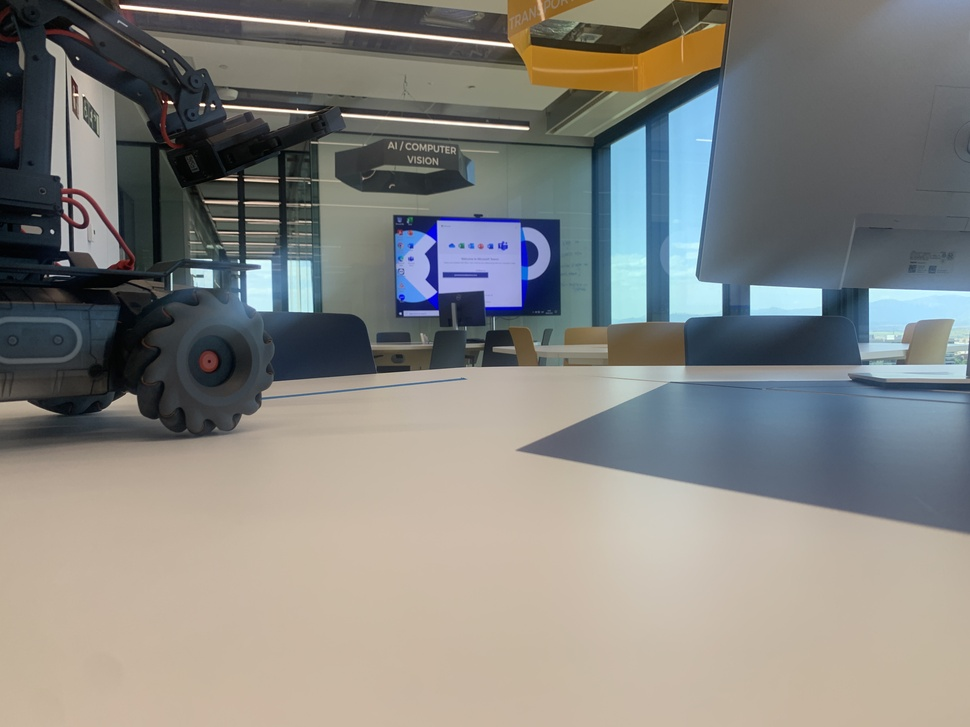
#> input picture assets/cup1.JPG, 970 x 727 px, shrunk from 4032 x 3024 before the run, found by its file name
$ python 'Homework V - threshold.py'
#> lines starting #> are read from the running program, lines starting #| are printed output that depends on the picture; after the words box and inside, x2 and y2 are one past the last pixel; in counts of white or black regions, pixels touching at a corner belong together
"""
Homework V - Session 11

Take a picture of a scene. Then, without moving the camera, put
a coffee cup in the scene and take a second picture. Load these
images and convert both to 8-bit grayscale images.
a. Take the absolute value of their difference. Display the result,
which should look like a noisy mask of a coffee mug.
b. Do a binary threshold of the resulting image using a level
that preserves most of the coffee mug but removes some of
the noise. Display the result. The “on” values should be set to
255.

Use your own pictures!!
"""

import cv2
import numpy as np

img_a = cv2.imread("./assets/cup1.jpg")
#> img_a is the input picture: shape (727, 970, 3); mean B, G, R 127.9, 132, 132.5
img_b = cv2.imread("./assets/cup2.jpg")
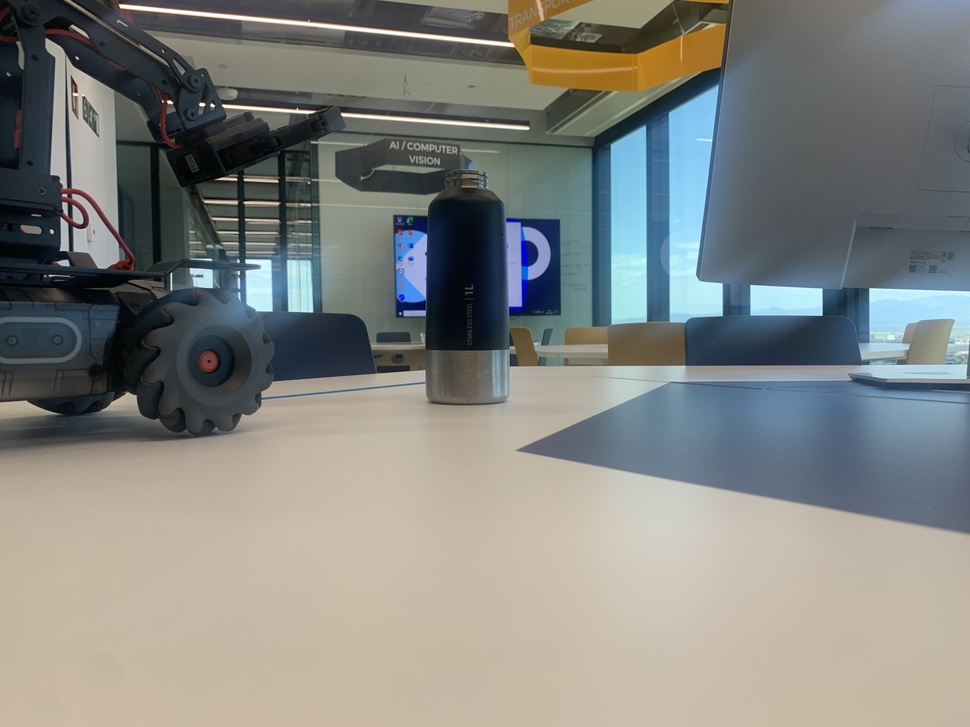
#> input picture assets/cup2.JPG, 970 x 727 px, shrunk from 4032 x 3024 before the run, found by its file name
#> img_b is the input picture: shape (727, 970, 3); mean B, G, R 128.7, 132.5, 131.1

img_a_gray = cv2.cvtColor(img_a, cv2.COLOR_BGR2GRAY)
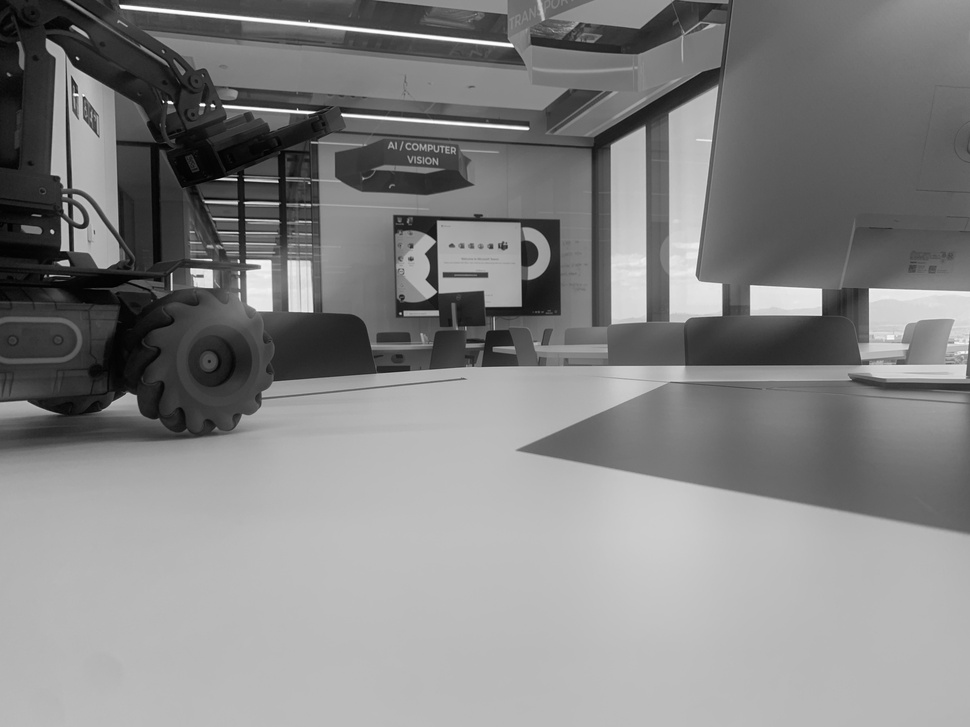
#> img_a_gray: shape (727, 970); min 0, max 255, mean 131.7
img_b_gray = cv2.cvtColor(img_b, cv2.COLOR_BGR2GRAY)
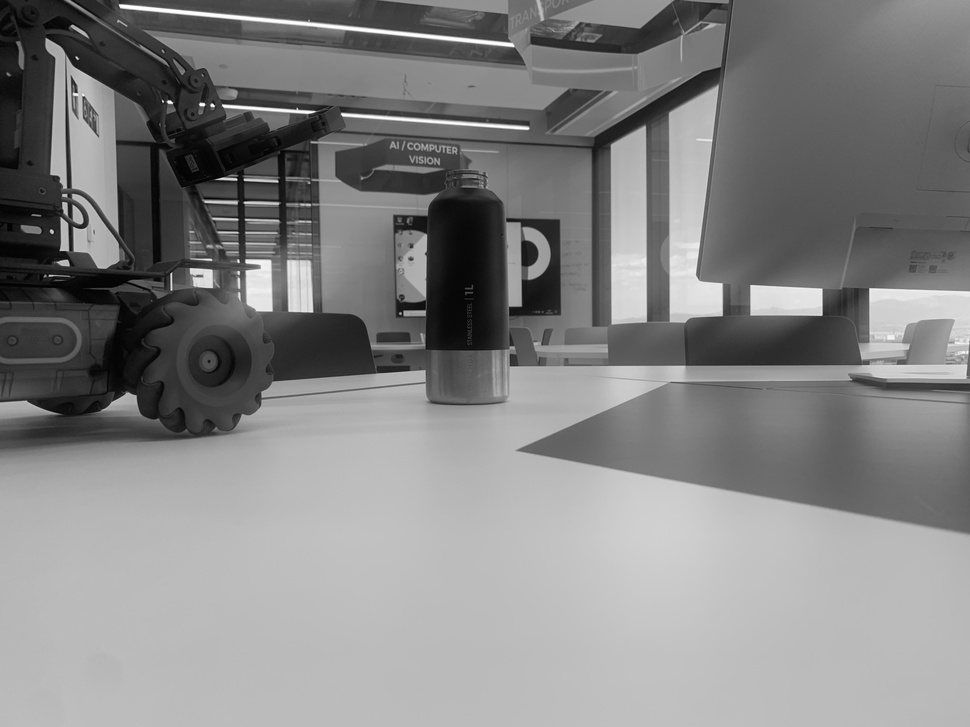
#> img_b_gray: shape (727, 970); min 0, max 255, mean 131.6
diff = np.abs(img_a_gray - img_b_gray)
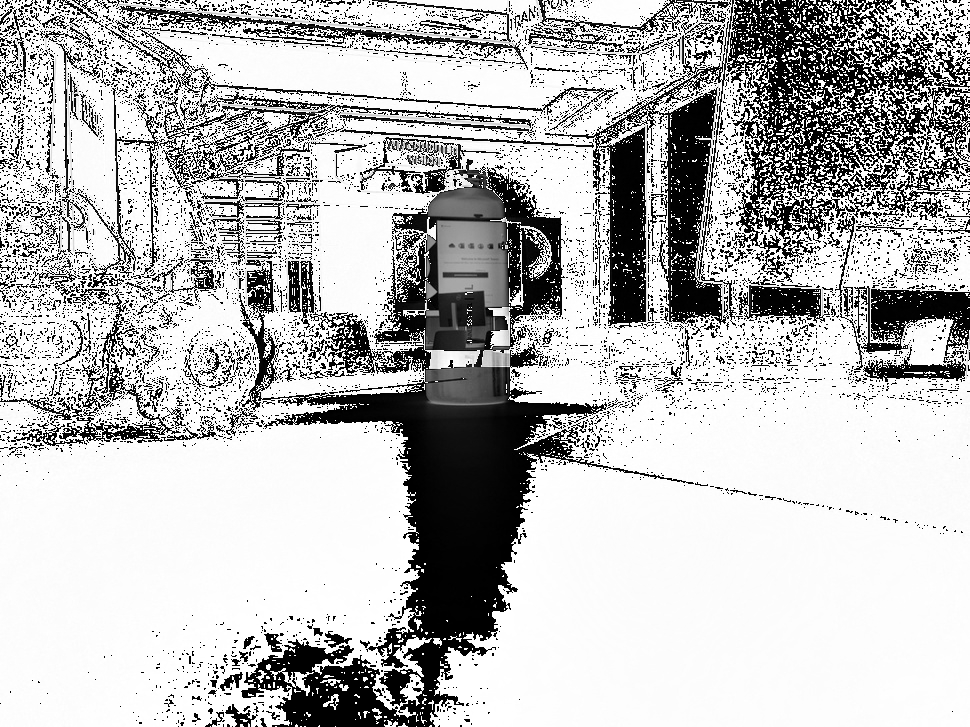
#> diff: shape (727, 970); min 0, max 255, mean 187.5

cv2.imshow("diff", diff)
_, thresh = cv2.threshold(diff, 15, 255, cv2.THRESH_BINARY)
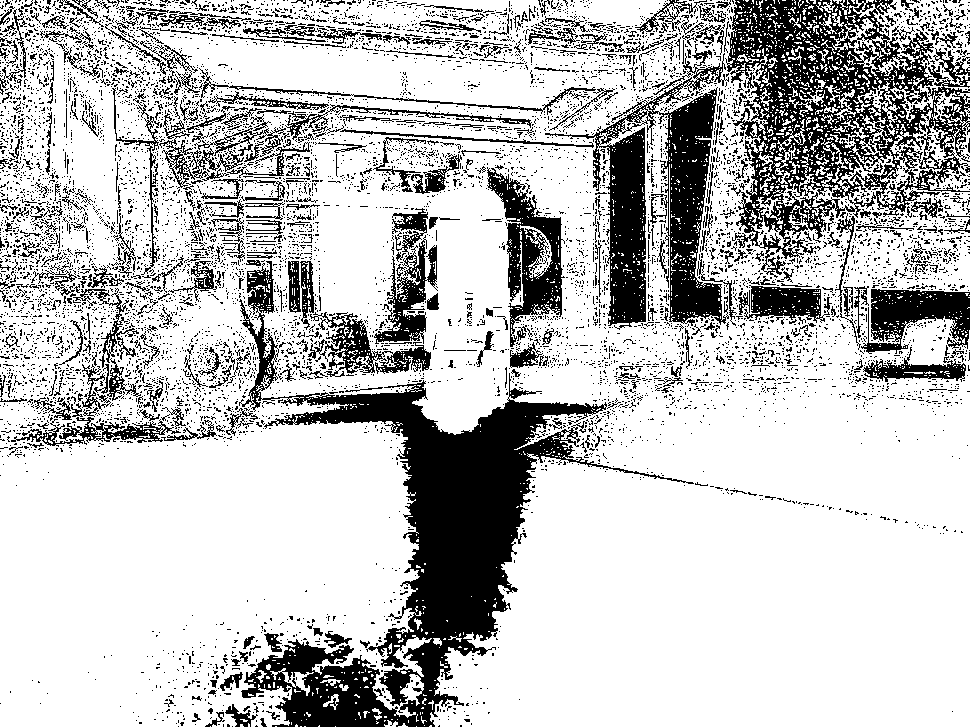
#> thresh: shape (727, 970); 75.9% white; 8443 black regions (7983 under 20 px), largest, box (x1, y1, x2, y2) and area: (239, 261, 694, 727) 42700, (725, 0, 970, 278) 28049, (545, 44, 729, 330) 16670
cv2.imshow('Thresholded Image', thresh)

cv2.waitKey(0)
cv2.destroyAllWindows()
